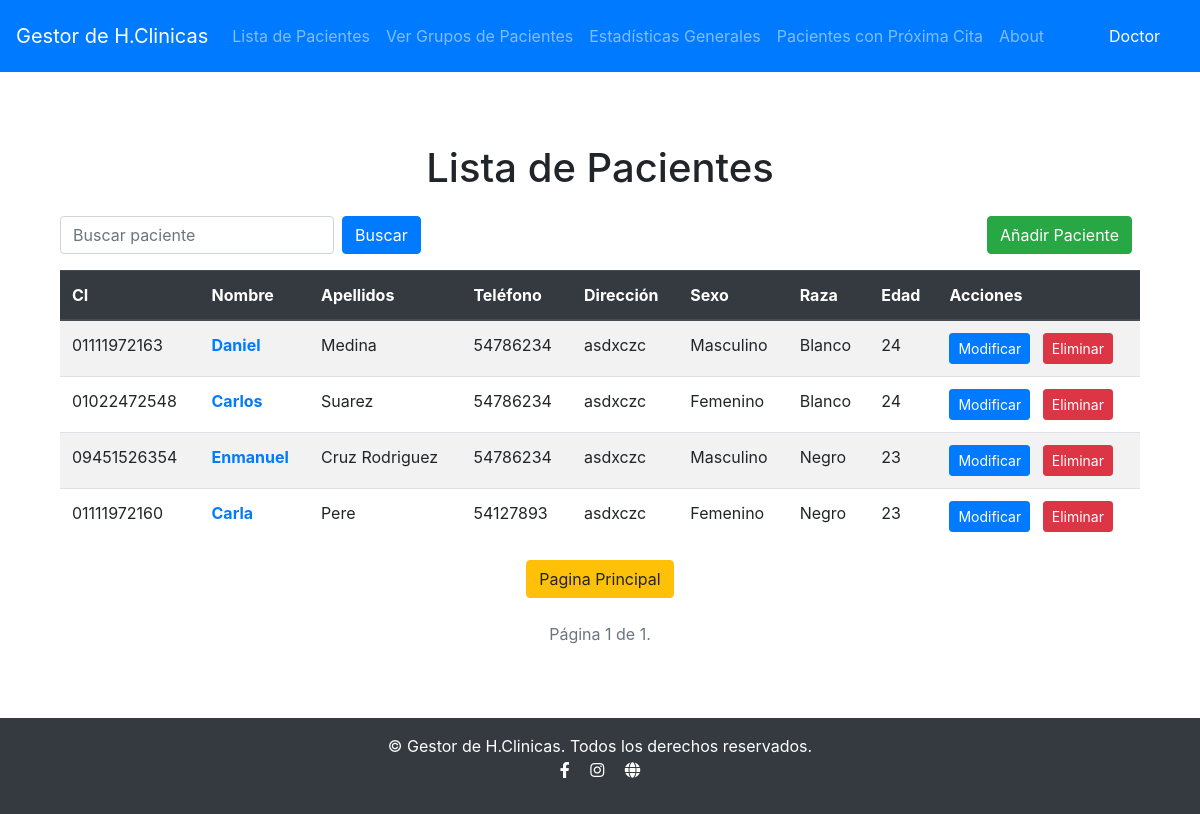
The page /pacientes/ (signed in) on the database as committed earlier.
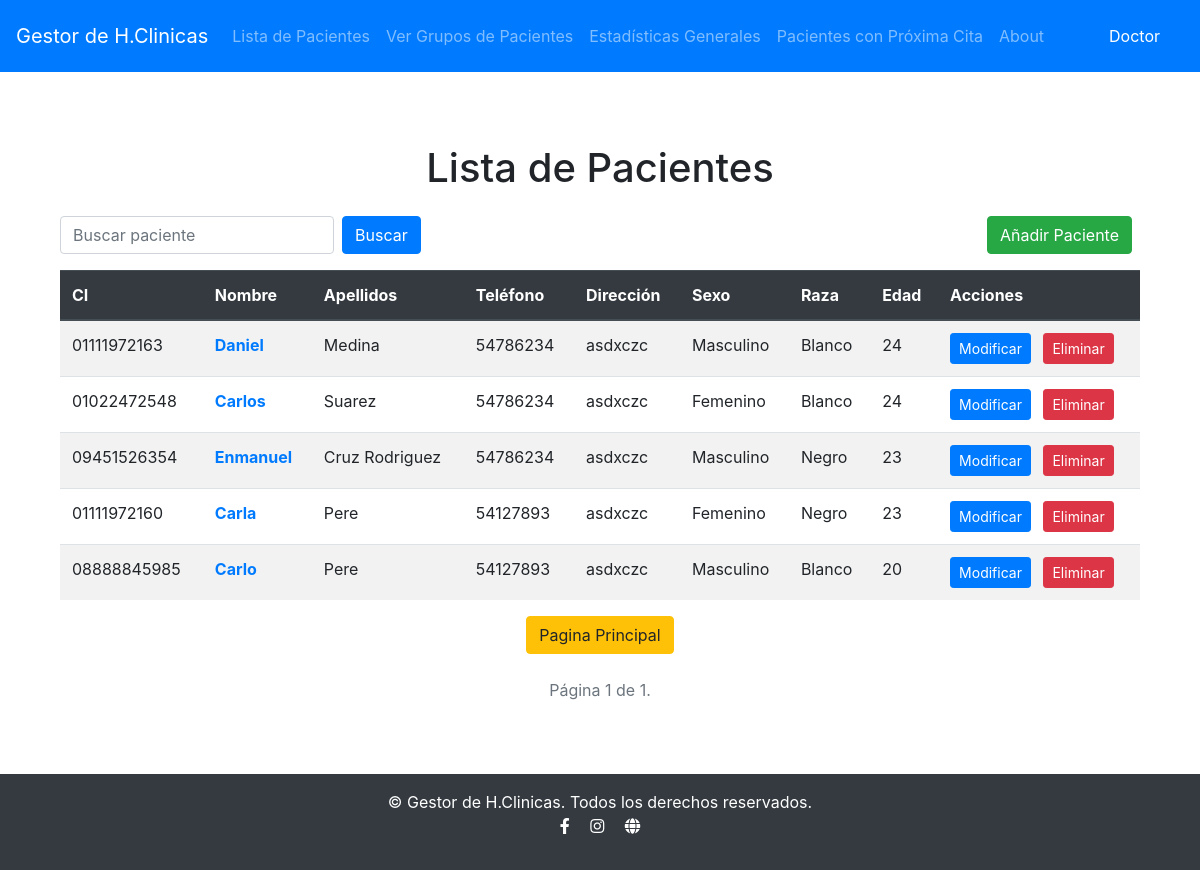
The same page on the database as committed later.
### Historia/models.py (models this page shows, shortened)
class Paciente(models.Model):
    ci = models.CharField(primary_key=True, max_length=11)
    nombre = models.CharField(max_length=50)
    apellidos = models.CharField(max_length=50)
    telefono = models.IntegerField(null=True)
    direccion = models.CharField(max_length=50)
    SEXO_CHOICES = (
        ('M', 'Masculino'),
        ('F', 'Femenino'),
    )
    sexo = models.CharField(max_length=1, choices=SEXO_CHOICES)
    RAZA_CHOICES = (
        ('B', 'Blanco'),
        ('N', 'Negro'),
    )
    raza = models.CharField(max_length=1, choices=RAZA_CHOICES)
    edad = models.IntegerField()

### Historia/views/pacientes.py (the view)
# urls.py: path('pacientes/', pacientes.lista_pacientes, name='lista_pacientes'),
@login_required(login_url="/")
def lista_pacientes(request):
    search_query = request.GET.get('search', '')
    pacientes = Paciente.objects.filter(
        Q(ci__icontains=search_query) |
        Q(nombre__icontains=search_query) |
        Q(apellidos__icontains=search_query)
    )
    page = request.GET.get('page', 1)
    paginator = Paginator(pacientes, 15)  # Mostrar 15 pacientes por página
    try:
        page_obj = paginator.page(page)
    except PageNotAnInteger:
        page_obj = paginator.page(1)
    except EmptyPage:
        page_obj = paginator.page(paginator.num_pages)
    context = {
        'pacientes': page_obj,
        'search_query': search_query  # Guardar el término de búsqueda en el contexto
    }
    return render(request, 'pacientes/lista_pacientes.html', context)

### Historia/templates/pacientes/lista_pacientes.html (shortened to what this page needs)
{% extends 'base.html' %}
{% block content %}
<div class="container">
	<h1 class="text-center my-4">Lista de Pacientes</h1>
	<div class="d-flex justify-content-between align-items-center mb-3">
		<form class="form-inline" method="GET" action="{% url 'lista_pacientes' %}">
		<div class="form-group mr-2">
			<input type="text" class="form-control" name="search" placeholder="Buscar paciente" value="{{ request.GET.search }}" />
		</div>
		<button type="submit" class="btn btn-primary">Buscar</button>
		</form>
		{% if perms.Historia.change_paciente %}
		<a class="btn btn-success mr-2" href="{% url 'crear_paciente' %}">Añadir Paciente</a>
		{% endif %}
	</div>
	<table class="table table-striped table-hover">
		<thead class="thead-dark">
		<tr>
			<th>CI</th>
			<th>Nombre</th>
			<th>Apellidos</th>
			<th>Teléfono</th>
			<th>Dirección</th>
			<th>Sexo</th>
			<th>Raza</th>
			<th>Edad</th>
			{% if perms.Historia.change_paciente %}
			<th>Acciones</th>
			{% endif %}
		</tr>
		</thead>
		<tbody>
		{% for paciente in pacientes %}
		<tr>
			<td>{{ paciente.ci }}</td>
			<td>
			<a href="{% url 'ver_fechas_paciente' paciente.pk %}" class="text-primary font-weight-bold">{{ paciente.nombre }}</a>
			</td>
			<td>{{ paciente.apellidos }}</td>
			<td>{{ paciente.telefono }}</td>
			<td>{{ paciente.direccion }}</td>
			<td>{{ paciente.get_sexo_display }}</td>
			<td>{{ paciente.get_raza_display }}</td>
			<td>{{ paciente.edad }}</td>
			{% if perms.Historia.change_paciente %}
			<td>
			<a href="{% url 'modificar_paciente' paciente.pk %}" class="btn btn-primary btn-sm mr-2">Modificar</a>
			<a href="{% url 'eliminar_paciente' paciente.pk %}" class="btn btn-danger btn-sm">Eliminar</a>
			</td>
			{% endif %}
		</tr>
		{% endfor %}
		</tbody>
	</table>
	<div class="text-center">
		<a class="btn btn-warning" href="{% url 'home' %}">Pagina Principal</a>
	</div>
	<div class="pagination d-flex justify-content-center my-4">
		<span class="step-links">
		<span class="current text-muted">
			Página {{ pacientes.number }} de {{ pacientes.paginator.num_pages }}.
		</span>
		</span>
	</div>
</div>
{% endblock %}

Rows that differ between the two databases and show on the page:
added Paciente: ci "08888845985", nombre "Carlo", apellidos "Pere", telefono "54127893", direccion "asdxczc", sexo "Masculino", raza "Blanco", edad "20"
